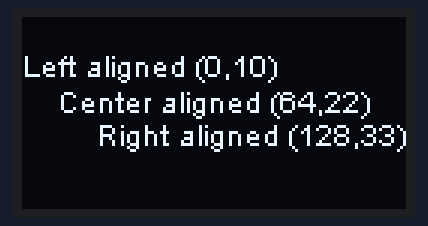
This program was run on a simulated ESP8266 (NodeMCU). Parts: 128×64 one-colour display. What the program prints to the serial monitor is not drawn.

Above: at 6.1 s.
At 9.1 s:
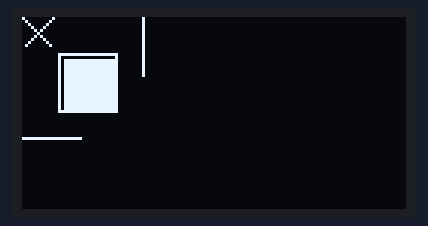
At 12.1 s:
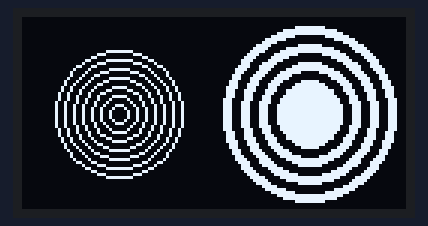
At 21.1 s:
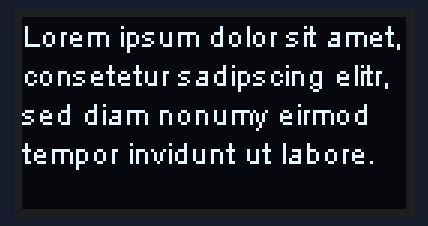
At 36.1 s:
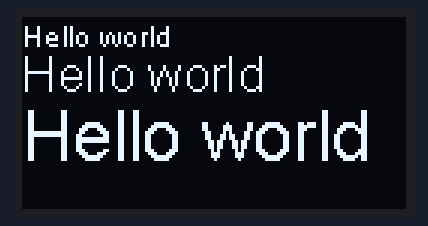

Measured:
- what the display in image 0 shows lasts 3.0 s, from 6.0 s to 9.0 s

The program:

main.cpp
```cpp
#include <Wire.h>  // Only needed for Arduino 1.6.5 and earlier
#include "SH1106.h" // alias for `#include "SSD1306Wire.h"`
// or #include "SH1106.h" alis for `#include "SH1106Wire.h"`
// For a connection via I2C using brzo_i2c (must be installed) include
// #include <brzo_i2c.h> // Only needed for Arduino 1.6.5 and earlier
// #include "SSD1306Brzo.h"
// #include "SH1106Brzo.h"
// For a connection via SPI include
// #include <SPI.h> // Only needed for Arduino 1.6.5 and earlier
// #include "SSD1306Spi.h"
// #include "SH1106SPi.h"

// Include custom images
// #include "images.h"

// Initialize the OLED display using SPI
// D5 -> CLK
// D7 -> MOSI (DOUT)
// D0 -> RES
// D2 -> DC
// D8 -> CS
// SSD1306Spi        display(D0, D2, D8);
// or
// SH1106Spi         display(D0, D2);

// Initialize the OLED display using brzo_i2c
// D3 -> SDA
// D5 -> SCL
// SSD1306Brzo display(0x3c, D3, D5);
// or
// SH1106Brzo  display(0x3c, D3, D5);

// Initialize the OLED display using Wire library
//SSD1306  display(0x3C, D1, D2);
 SH1106 display(0x3c, D1, D2);


#define DEMO_DURATION 3000
typedef void (*Demo)(void);

int demoMode = 0;
int counter = 1;

void setup1() {
  Serial.begin(9600);

  while(!Serial);

  Serial.println(F("test"));
  Serial.println();


  // Initialising the UI will init the display too.
  display.connect();

  display.init();

  display.displayOn();

  display.flipScreenVertically();
  display.setFont(ArialMT_Plain_10);

}

void drawFontFaceDemo() {
    // Font Demo1
    // create more fonts at http://oleddisplay.squix.ch/
    display.setTextAlignment(TEXT_ALIGN_LEFT);
    display.setFont(ArialMT_Plain_10);
    display.drawString(0, 0, "Hello world");
    display.setFont(ArialMT_Plain_16);
    display.drawString(0, 10, "Hello world");
    display.setFont(ArialMT_Plain_24);
    display.drawString(0, 26, "Hello world");
}

void drawTextFlowDemo() {
    display.setFont(ArialMT_Plain_10);
    display.setTextAlignment(TEXT_ALIGN_LEFT);
    display.drawStringMaxWidth(0, 0, 128,
      "Lorem ipsum\n dolor sit amet, consetetur sadipscing elitr, sed diam nonumy eirmod tempor invidunt ut labore." );
}

void drawTextAlignmentDemo() {
    // Text alignment demo
  display.setFont(ArialMT_Plain_10);

  // The coordinates define the left starting point of the text
  display.setTextAlignment(TEXT_ALIGN_LEFT);
  display.drawString(0, 10, "Left aligned (0,10)");

  // The coordinates define the center of the text
  display.setTextAlignment(TEXT_ALIGN_CENTER);
  display.drawString(64, 22, "Center aligned (64,22)");

  // The coordinates define the right end of the text
  display.setTextAlignment(TEXT_ALIGN_RIGHT);
  display.drawString(128, 33, "Right aligned (128,33)");
}

void drawRectDemo() {
      // Draw a pixel at given position
    for (int i = 0; i < 10; i++) {
      display.setPixel(i, i);
      display.setPixel(10 - i, i);
    }
    display.drawRect(12, 12, 20, 20);

    // Fill the rectangle
    display.fillRect(14, 14, 17, 17);

    // Draw a line horizontally
    display.drawHorizontalLine(0, 40, 20);

    // Draw a line horizontally
    display.drawVerticalLine(40, 0, 20);
}

void drawCircleDemo() {
  for (int i=1; i < 8; i++) {
    display.setColor(WHITE);
    display.drawCircle(32, 32, i*3);
    if (i % 2 == 0) {
      display.setColor(BLACK);
    }
    display.fillCircle(96, 32, 32 - i* 3);
  }
}

void drawProgressBarDemo() {
  int progress = (counter / 5) % 100;
  // draw the progress bar
  display.drawProgressBar(0, 32, 120, 10, progress);

  // draw the percentage as String
  display.setTextAlignment(TEXT_ALIGN_CENTER);
  display.drawString(64, 15, String(progress) + "%");
}

// void drawImageDemo() {
//     // see http://blog.squix.org/2015/05/esp8266-nodemcu-how-to-create-xbm.html
//     // on how to create xbm files
//     display.drawXbm(34, 14, WiFi_Logo_width, WiFi_Logo_height, WiFi_Logo_bits);
// }

Demo demos[] = {drawFontFaceDemo, drawTextFlowDemo, drawTextAlignmentDemo, drawRectDemo, drawCircleDemo, drawProgressBarDemo};
int demoLength = (sizeof(demos) / sizeof(Demo));
long timeSinceLastModeSwitch = 0;

void loop1() {
  // clear the display
  Serial.print(display.connect());
  display.clear();
  // draw the current demo method
  demos[demoMode]();

  display.setTextAlignment(TEXT_ALIGN_RIGHT);
  display.drawString(10, 128, String(millis()));
  // write the buffer to the display
  display.display();

  if (millis() - timeSinceLastModeSwitch > DEMO_DURATION) {
    demoMode = (demoMode + 1)  % demoLength;
    timeSinceLastModeSwitch = millis();
  }
  counter++;
  delay(10);
}

/// test
void setup2()
{
  Wire.begin(5,4);

  Serial.begin(9600);
  while (!Serial);             // Leonardo: wait for serial monitor
  Serial.println("\nI2C Scanner");
}

void loop2()
{
  byte error, address;
  int nDevices;

  Serial.println("Scanning...");

  nDevices = 0;
  for(address = 1; address < 127; address++ )
  {
    // The i2c_scanner uses the return value of
    // the Write.endTransmisstion to see if
    // a device did acknowledge to the address.
    Wire.beginTransmission(address);
    error = Wire.endTransmission();

    if (error == 0)
    {
      Serial.print("I2C device found at address 0x");
      if (address<16)
        Serial.print("0");
      Serial.print(address,HEX);
      Serial.println("  !");

      nDevices++;
    }
    else if (error==4)
    {
      Serial.print("Unknown error at address 0x");
      if (address<16)
        Serial.print("0");
      Serial.println(address,HEX);
    }
  }
  if (nDevices == 0)
    Serial.println("No I2C devices found\n");
  else
    Serial.println("done\n");

  delay(5000);           // wait 5 seconds for next scan
}

void loop() {
  // loop2();
  loop1();
  Serial.println(F("loop"));
}

void setup() {
    setup2();
    loop2();
    setup1();
}
```
